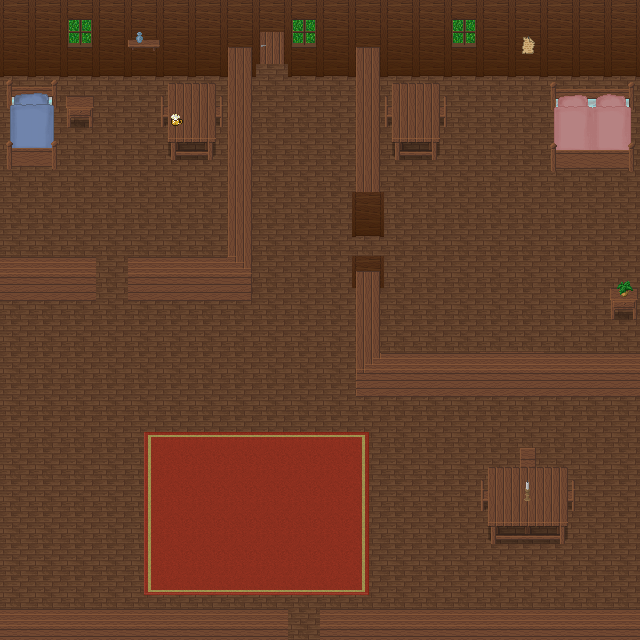

This is a level from a 2D game, rendered from its Tiled map with the project's own tilesets. A one-line summary and the map file follow, with tile-layer data summarised:
An orthogonal 20x20 tile map with 32x32 px tiles, 7 tile layers (שכבת משבצות 1, שכבת משבצות 2, door, שכבת משבצות 3, ...) and 36 objects (spawn, graph, exit, getBeerLeft, getBeerDown, ...).

<map version="1.0" tiledversion="1.0.2" orientation="orthogonal" renderorder="right-down" width="20" height="20" tilewidth="32" tileheight="32" nextobjectid="56">
 <tileset firstgid="1" name="woodland_indoor_pad" tilewidth="32" tileheight="32" spacing="2" margin="1" tilecount="256" columns="16">
  <image source="woodland_indoor_pad.png" width="544" height="544" />
 </tileset>
 <layer name="שכבת משבצות 1" width="20" height="20">
  <data>[400 cells, 399 non-empty, 1 distinct tile ids]</data>
 </layer>
 <layer name="שכבת משבצות 2" width="20" height="20">
  <data>[400 cells, 397 non-empty, 15 distinct tile ids]</data>
 </layer>
 <layer name="door" width="20" height="20">
  <data>[400 cells, 1 non-empty, 1 distinct tile ids]</data>
 </layer>
 <layer name="שכבת משבצות 3" width="20" height="20">
  <data>[400 cells, 67 non-empty, 32 distinct tile ids]</data>
 </layer>
 <objectgroup name="characters" />
 <layer name="שכבת משבצות 4" width="20" height="20">
  <data>[400 cells, 38 non-empty, 17 distinct tile ids]</data>
 </layer>
 <layer name="beer" width="20" height="20">
  <data>[400 cells, 1 non-empty, 1 distinct tile ids]</data>
 </layer>
 <layer name="שכבת משבצות 5" width="20" height="20">
  <data>[400 cells, 1 non-empty, 1 distinct tile ids]</data>
 </layer>
 <objectgroup name="events">
  <object id="41" name="spawn" x="295" y="598" width="18" height="14" />
  <object id="43" name="graph" x="514.5" y="78.5" width="29" height="15" />
  <object id="44" name="exit" x="290" y="628.5" width="30" height="15" />
  <object id="45" name="getBeerLeft" x="150" y="95" width="16" height="52" />
  <object id="46" name="getBeerDown" x="163" y="158" width="53" height="16" />
  <object id="51" name="door" x="259" y="69" width="6" height="5" />
  <object id="52" name="exit2" x="263" y="45" width="16" height="6" />
 </objectgroup>
 <objectgroup name="objects">
  <object id="39" name="girl" x="102" y="297" />
  <object id="40" name="father" x="402" y="450" />
 </objectgroup>
 <objectgroup name="collisions">
  <object id="1" x="480.5" y="481.5" width="9" height="28" />
  <object id="2" x="520.167" y="448.833" width="15.6667" height="17" />
  <object id="3" x="-0.5" y="0.5" width="256" height="75" />
  <object id="4" x="567.5" y="482.5" width="8" height="30" />
  <object id="6" x="226.5" y="61.5" width="25" height="209" />
  <object id="7" x="392.5" y="89.5" width="46" height="70" />
  <object id="8" x="352.5" y="195.5" width="31" height="45" />
  <object id="9" x="354.5" y="266.5" width="27" height="136" />
  <object id="10" x="381.5" y="372.5" width="255" height="30" />
  <object id="12" x="129.5" y="270.5" width="121" height="29" />
  <object id="13" x="320.5" y="608.5" width="319" height="33" />
  <object id="14" x="349.5" y="268.5" width="5" height="29" />
  <object id="15" x="1.5" y="271.5" width="96" height="29" />
  <object id="16" x="159.5" y="97.5" width="7" height="26" />
  <object id="17" x="356.5" y="49.5" width="23" height="145" />
  <object id="18" x="-0.5" y="608.5" width="290" height="33" />
  <object id="19" x="609.5" y="288.5" width="29" height="29" />
  <object id="20" x="167.5" y="95.5" width="46" height="63" />
  <object id="21" x="11.5" y="86.5" width="44" height="79" />
  <object id="22" x="439.5" y="99.5" width="7" height="29" />
  <object id="23" x="65.5" y="98.5" width="30" height="30" />
  <object id="24" x="382.5" y="96.5" width="10" height="30" />
  <object id="26" x="488.5" y="473.5" width="78" height="68" />
  <object id="28" x="555.5" y="95.5" width="78" height="76" />
  <object id="29" x="215.5" y="98" width="7" height="26" />
  <object id="53" x="287" y="1" width="354" height="73" />
  <object id="54" x="255" y="1" width="31" height="53" />
 </objectgroup>
</map>